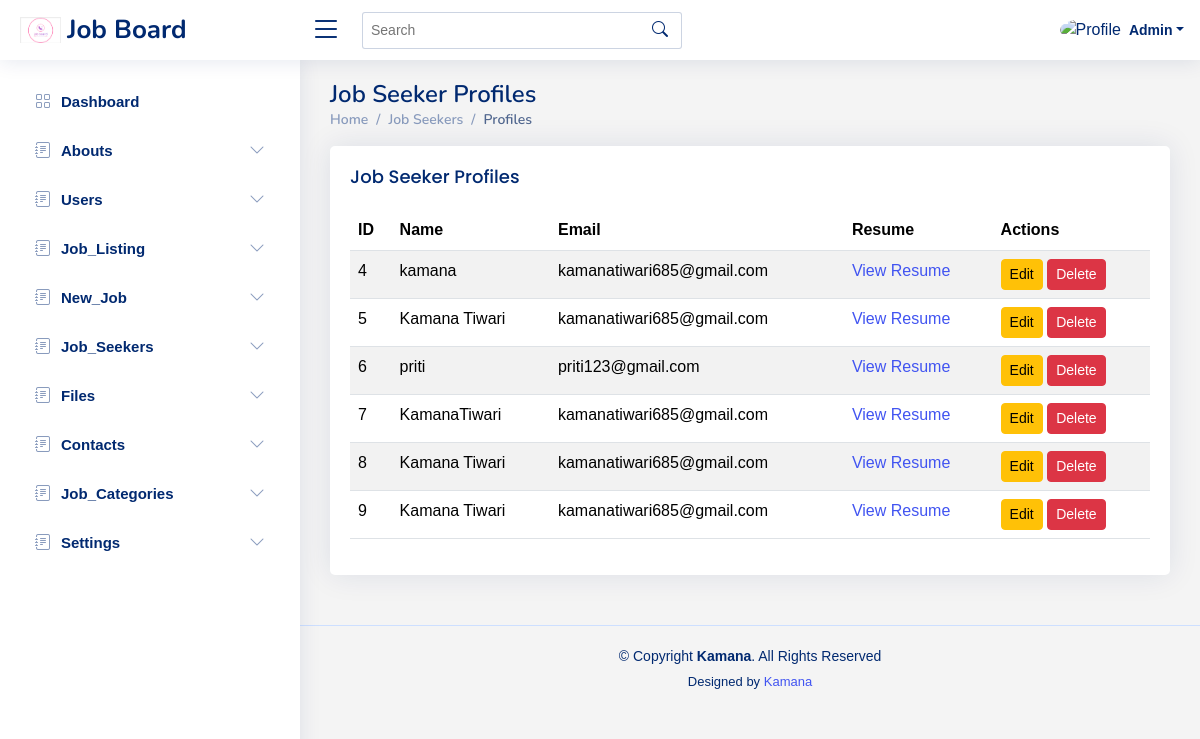
Page /admin/job_seekers/index.php (signed in) on the committed database.
### tables this page shows
CREATE TABLE `job_seekers` (
  `id` int(11) NOT NULL,
  `name` varchar(100) NOT NULL,
  `email` varchar(100) NOT NULL,
  `password` varchar(255) NOT NULL,
  `resume` text DEFAULT NULL,
  `created_at` timestamp NOT NULL DEFAULT current_timestamp(),
  `updated_at` timestamp NOT NULL DEFAULT current_timestamp()
);

### admin/job_seekers/index.php (the view)
<?php require('../includes/header.php'); ?>
<?php require('../includes/navbar.php'); ?>
<?php require('../includes/sidebar.php'); ?>
<main id="main" class="main">
    <div class="pagetitle">
        <h1>Job Seeker Profiles</h1>
        <nav>
            <ol class="breadcrumb">
                <li class="breadcrumb-item"><a href="index.php">Home</a></li>
                <li class="breadcrumb-item">Job Seekers</li>
                <li class="breadcrumb-item active">Profiles</li>
            </ol>
        </nav>
    </div>
    <section class="section">
        <div class="row">
            <div class="col-lg-12">
                <div class="card">
                    <div class="card-body">
                        <h5 class="card-title">Job Seeker Profiles</h5>
                        <table class="table table-striped">
                            <thead>
                                <tr>
                                    <th>ID</th>
                                    <th>Name</th>
                                    <th>Email</th>
                                    <th>Resume</th>
                                    <th>Actions</th>
                                </tr>
                            </thead>
                            <tbody>
                                <?php
                                $query = "SELECT * FROM job_seekers";
                                $result = mysqli_query($con, $query);
                                while ($row = mysqli_fetch_assoc($result)) {
                                    echo "<tr>";
                                    echo "<td>{$row['id']}</td>";
                                    echo "<td>{$row['name']}</td>";
                                    echo "<td>{$row['email']}</td>";
                                    echo "<td><a href='../uploads/{$row['resume']}' target='_blank'>View Resume</a></td>";
                                    echo "<td>
                                            <a href='edit.php?id={$row['id']}' class='btn btn-warning btn-sm'>Edit</a>
                                            <a href='delete.php?id={$row['id']}' class='btn btn-danger btn-sm'>Delete</a>
                                          </td>";
                                    echo "</tr>";
                                }
                                ?>
                            </tbody>
                        </table>
                    </div>
                </div>
            </div>
        </div>
    </section>
</main>
<?php require('../includes/footer.php'); ?>

### admin/includes/header.php (shortened to what this page needs)
<!DOCTYPE html>
<html lang="en">
<head>
  <link rel="stylesheet" href="https://cdnjs.cloudflare.com/ajax/libs/font-awesome/5.15.4/css/all.min.css">
  <link href="../assets/vendor/bootstrap/css/bootstrap.min.css" rel="stylesheet">
  <link href="../assets/vendor/bootstrap-icons/bootstrap-icons.css" rel="stylesheet">
  <link href="../assets/vendor/boxicons/css/boxicons.min.css" rel="stylesheet">
  <link href="../assets/vendor/quill/quill.snow.css" rel="stylesheet">
  <link href="../assets/vendor/quill/quill.bubble.css" rel="stylesheet">
  <link href="../assets/vendor/remixicon/remixicon.css" rel="stylesheet">
  <link href="../assets/vendor/simple-datatables/style.css" rel="stylesheet">
  <link href="../assets/css/style.css" rel="stylesheet">
</head>
<body>

### admin/includes/navbar.php (shortened to what this page needs)
 <header id="header" class="header fixed-top d-flex align-items-center">
<div class="d-flex align-items-center justify-content-between">
  <a href="../index.php" class="logo d-flex align-items-center">
    <img src="../assets/img/intern.logo.png" alt="">
    <span class="d-none d-lg-block">Job Board</span>
  </a>
  <i class="bi bi-list toggle-sidebar-btn"></i>
</div>
<div class="search-bar">
  <form class="search-form d-flex align-items-center" method="POST" action="#">
    <input type="text" name="query" placeholder="Search" title="Enter search keyword">
    <button type="submit" title="Search"><i class="bi bi-search"></i></button>
  </form>
</div>
<nav class="header-nav ms-auto">
  <ul class="d-flex align-items-center">
    <li class="nav-item dropdown pe-3">
      <a class="nav-link nav-profile d-flex align-items-center pe-0" href="#" data-bs-toggle="dropdown">
        <img src="../assets/img/profile-img.jpg" alt="Profile" class="rounded-circle">
        <span class="d-none d-md-block dropdown-toggle ps-2">Admin</span>
      </a>
    </li>
  </ul>
</nav>
</header>

### admin/includes/sidebar.php (shortened to what this page needs)
<aside id="sidebar" class="sidebar">
  <ul class="sidebar-nav" id="sidebar-nav">
    <li class="nav-item">
      <a class="nav-link collapsed" href="../dashboard.php">
        <i class="bi bi-grid"></i>
        <span>Dashboard</span>
      </a>
    </li>
    <li class="nav-item">
      <a class="nav-link collapsed" data-bs-target="#abouts" data-bs-toggle="collapse" href="#">
        <i class="bi bi-journal-text"></i><span>Abouts</span><i class="bi bi-chevron-down ms-auto"></i>
      </a>
    </li>
    <li class="nav-item">
      <a class="nav-link collapsed" data-bs-target="#users" data-bs-toggle="collapse" href="#">
        <i class="bi bi-journal-text"></i><span>Users</span><i class="bi bi-chevron-down ms-auto"></i>
      </a>
    </li>
    <li class="nav-item">
      <a class="nav-link collapsed" data-bs-target="#job_listing" data-bs-toggle="collapse" href="#">
        <i class="bi bi-journal-text"></i><span>Job_Listing</span><i class="bi bi-chevron-down ms-auto"></i>
      </a>
    </li>
    <li class="nav-item">
      <a class="nav-link collapsed" data-bs-target="#new_job" data-bs-toggle="collapse" href="#">
        <i class="bi bi-journal-text"></i><span>New_Job</span><i class="bi bi-chevron-down ms-auto"></i>
      </a>
    </li>
    <li class="nav-item">
      <a class="nav-link collapsed" data-bs-target="#job_seekers" data-bs-toggle="collapse" href="#">
        <i class="bi bi-journal-text"></i><span>Job_Seekers</span><i class="bi bi-chevron-down ms-auto"></i>
      </a>
    </li>
    <li class="nav-item">
      <a class="nav-link collapsed" data-bs-target="#files" data-bs-toggle="collapse" href="#">
        <i class="bi bi-journal-text"></i><span>Files</span><i class="bi bi-chevron-down ms-auto"></i>
      </a>
    </li>
    <li class="nav-item">
      <a class="nav-link collapsed" data-bs-target="#contacts" data-bs-toggle="collapse" href="#">
        <i class="bi bi-journal-text"></i><span>Contacts</span><i class="bi bi-chevron-down ms-auto"></i>
      </a>
    </li>
    <li class="nav-item">
      <a class="nav-link collapsed" data-bs-target="#job_categories" data-bs-toggle="collapse" href="#">
        <i class="bi bi-journal-text"></i><span>Job_Categories</span><i class="bi bi-chevron-down ms-auto"></i>
      </a>
    </li>
    <li class="nav-item">
      <a class="nav-link collapsed" data-bs-target="#settings" data-bs-toggle="collapse" href="#">
        <i class="bi bi-journal-text"></i><span>Settings</span><i class="bi bi-chevron-down ms-auto"></i>
      </a>
    </li>
  </ul>
</aside>

### admin/includes/footer.php (shortened to what this page needs)
 <footer id="footer" class="footer">
    <div class="copyright">
      &copy; Copyright <strong><span>Kamana</span></strong>. All Rights Reserved
    </div>
    <div class="credits">
      Designed by <a href="https://github.com/KamanaTiwari">Kamana</a>
    </div>
  </footer>
</body>
</html>

### admin/assets/css/style.css (style rules this page uses)
:root { scroll-behavior: smooth; }
body { font-family: "Open Sans", sans-serif; background: #f6f9ff; color: #444444; }
a { color: #4154f1; text-decoration: none; }
h1, h2, h3, h4, h5, h6 { font-family: "Nunito", sans-serif; }
body { font-family: Arial, sans-serif; margin: 0; background-color: #f4f4f4; }
.sidebar { width: 250px; height: 100vh; background-color: #343a40; padding-top: 20px; position: fixed; }
.sidebar-nav { list-style-type: none; padding: 0; }
.nav-item { margin: 10px 0; }
.nav-link { display: flex; align-items: center; padding: 10px 20px; color: #cfd8dc; text-decoration: none; }
.nav-link i { margin-right: 10px; }
#main { margin-top: 60px; padding: 20px 30px; transition: all 0.3s; }
.pagetitle { margin-bottom: 10px; }
.pagetitle h1 { font-size: 24px; margin-bottom: 0; font-weight: 600; color: #012970; }
.card { margin-bottom: 30px; border: none; border-radius: 5px; box-shadow: 0px 0 30px rgba(1, 41, 112, 0.1); }
.card-title { padding: 20px 0 15px 0; font-size: 18px; font-weight: 500; color: #012970; font-family: "Poppins", sans-serif; }
.card-body { padding: 0 20px 20px 20px; }
.breadcrumb { font-size: 14px; font-family: "Nunito", sans-serif; color: #899bbd; font-weight: 600; }
.breadcrumb a { color: #899bbd; transition: 0.3s; }
.breadcrumb .breadcrumb-item::before { color: #899bbd; }
.breadcrumb .active { color: #51678f; font-weight: 600; }
.logo { line-height: 1; }
@media (min-width: 1200px) { .logo { width: 280px; } }
.logo img { max-height: 26px; margin-right: 6px; }
.logo span { font-size: 26px; font-weight: 700; color: #012970; font-family: "Nunito", sans-serif; }
.header { transition: all 0.5s; z-index: 997; height: 60px; box-shadow: 0px 2px 20px rgba(1, 41, 112, 0.1); background-color: #fff; padding-left: 20px; }
.header .toggle-sidebar-btn { font-size: 32px; padding-left: 10px; cursor: pointer; color: #012970; }
.header .search-bar { min-width: 360px; padding: 0 20px; }
.header .search-form { width: 100%; }
.header .search-form input { border: 0; font-size: 14px; color: #012970; border: 1px solid rgba(1, 41, 112, 0.2); padding: 7px 38px 7px 8px; border-radius: 3px; transition: 0.3s; width: 100%; }
.header .search-form button { border: 0; padding: 0; margin-left: -30px; background: none; }
.header .search-form button i { color: #012970; }
.header-nav ul { list-style: none; }
.header-nav>ul { margin: 0; padding: 0; }
.header-nav .nav-profile { color: #012970; }
.header-nav .nav-profile img { max-height: 36px; }
.header-nav .nav-profile span { font-size: 14px; font-weight: 600; }
.sidebar { position: fixed; top: 60px; left: 0; bottom: 0; width: 300px; z-index: 996; transition: all 0.3s; padding: 20px; overflow-y: auto; scrollbar-width: thin; scrollbar-color: #aab7cf transparent; box-shadow: 0px 0px 20px rgba(1, 41, 112, 0.1); background-color: #fff; }
@media (min-width: 1200px) { #main, #footer { margin-left: 300px; } }
.sidebar-nav { padding: 0; margin: 0; list-style: none; }
.sidebar-nav li { padding: 0; margin: 0; list-style: none; }
.sidebar-nav .nav-item { margin-bottom: 5px; }
.sidebar-nav .nav-link { display: flex; align-items: center; font-size: 15px; font-weight: 600; color: #4154f1; transition: 0.3; background: #f6f9ff; padding: 10px 15px; border-radius: 4px; }
.sidebar-nav .nav-link i { font-size: 16px; margin-right: 10px; color: #4154f1; }
.sidebar-nav .nav-link.collapsed { color: #012970; background: #fff; }
.sidebar-nav .nav-link.collapsed i { color: #899bbd; }
.sidebar-nav .nav-link .bi-chevron-down { margin-right: 0; transition: transform 0.2s ease-in-out; }
.footer { padding: 20px 0; font-size: 14px; transition: all 0.3s; border-top: 1px solid #cddfff; }
.footer .copyright { text-align: center; color: #012970; }
.footer .credits { padding-top: 5px; text-align: center; font-size: 13px; color: #012970; }

### rows in the picture
job_seekers: id "4", name "kamana", email "kamanatiwari685@gmail.com"
job_seekers: id "5", name "Kamana Tiwari", email "kamanatiwari685@gmail.com"
job_seekers: id "6", name "priti", email "priti123@gmail.com"
job_seekers: id "7", name "KamanaTiwari", email "kamanatiwari685@gmail.com"
job_seekers: id "8", name "Kamana Tiwari", email "kamanatiwari685@gmail.com"
job_seekers: id "9", name "Kamana Tiwari", email "kamanatiwari685@gmail.com"
